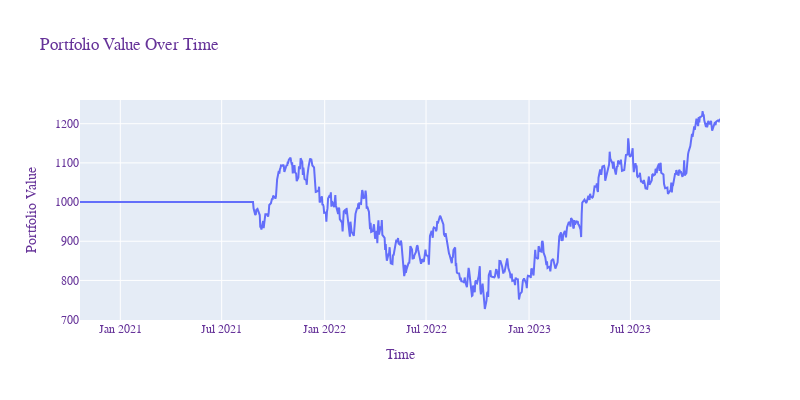

Notebook source saved alongside this figure:
### Code cell
# Plotting Portfolio Value
fig_portfolio = px.line(df_results_with_date, x='Date', y='Portfolio Value',
                         labels={'value': 'Portfolio Value'}, title='Portfolio Value Over Time')

fig_portfolio.update_layout(
    xaxis_title='Time',
    yaxis_title='Portfolio Value',
    font=dict(family="Courier New, monospace", size=12, color="RebeccaPurple"),
    template='plotly',
    height=400,  # Adjust the height as needed
    width=800   # Adjust the width as needed
)

fig_portfolio.show()

### Figure 1 — Plotly figure (JSON) as saved in the notebook; plotly's stock layout.template omitted (floating-point values rounded to 4 significant figures; data arrays with more than 128 entries replaced by an {"elided": "..."} marker saying what was removed)
{"data": [{"hovertemplate": "Date=%{x}<br>Portfolio Value=%{y}<extra></extra>", "legendgroup": "", "line": {"color": "#636efa", "dash": "solid"}, "marker": {"symbol": "circle"}, "mode": "lines", "name": "", "orientation": "v", "showlegend": false, "type": "scatter", "x": {"elided": "789 str values"}, "xaxis": "x", "y": {"elided": "789 float values"}, "yaxis": "y"}], "layout": {"font": {"color": "RebeccaPurple", "family": "Courier New, monospace", "size": 12}, "height": 400, "legend": {"tracegroupgap": 0}, "title": {"text": "Portfolio Value Over Time"}, "width": 800, "xaxis": {"anchor": "y", "autorange": true, "domain": [0, 1], "range": ["2020-10-21", "2023-12-08"], "title": {"text": "Time"}, "type": "date"}, "yaxis": {"anchor": "x", "autorange": true, "domain": [0, 1], "range": [699.0, 1261.0], "title": {"text": "Portfolio Value"}, "type": "linear"}}}
